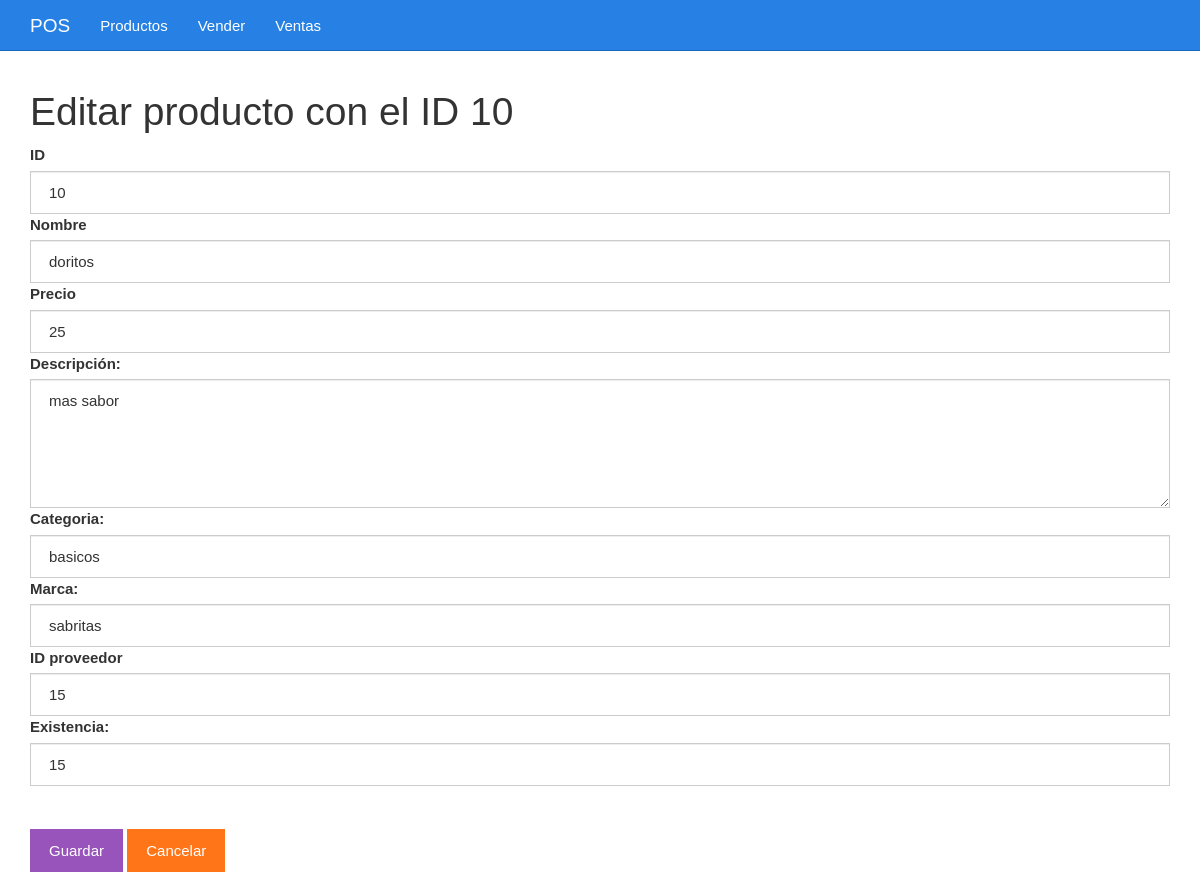
The app's page /ventas_pdo-master/editar.php?id=10 with its own data.
### tables this page shows
CREATE TABLE `productos` (
  `id` bigint(20) UNSIGNED NOT NULL,
  `nombre` varchar(255) NOT NULL,
  `precio` int(20) NOT NULL,
  `descripcion` varchar(255) NOT NULL,
  `categoria` varchar(255) NOT NULL,
  `marca` varchar(255) NOT NULL,
  `idproveedor` int(11) NOT NULL,
  `cantidad` int(11) NOT NULL
);

### ventas_pdo-master/editar.php (the view, shortened to what this page needs)
<?php
$id = $_GET["id"];
include_once "base_de_datos.php";
$sentencia = $base_de_datos->prepare("SELECT * FROM productos WHERE id = ?;");
$sentencia->execute([$id]);
$producto = $sentencia->fetch(PDO::FETCH_OBJ);
?>
<?php include_once "encabezado.php" ?>
	<div class="col-xs-12">
		<h1>Editar producto con el ID <?php echo $producto->id; ?></h1>
		<form method="post" action="guardarDatosEditados.php">
		<label for="id">ID</label>
			<input value="<?php echo $producto->id ?>" class="form-control" name="id" type="number" id="id" placeholder="Escribe el id">
			<label for="nombre">Nombre</label>
			<input value="<?php echo $producto->nombre ?>" class="form-control" name="nombre" type="text" id="nombre" placeholder="Escribe el nombre">
			<label for="precio">Precio</label>
			<input value="<?php echo $producto->precio ?>" class="form-control" name="precio" type="number" id="precio" placeholder="Escribe el precio">
			<label for="descripcion">Descripción:</label>
			<textarea id="descripcion" name="descripcion" cols="30" rows="5" class="form-control"><?php echo $producto->descripcion ?></textarea>
			<label for="categoria">Categoria:</label>
			<input value="<?php echo $producto->categoria ?>" class="form-control" name="categoria"  type="text" id="categoria" placeholder="Escribe la categoria">
			<label for="marca">Marca:</label>
			<input value="<?php echo $producto->marca ?>" class="form-control" name="marca"  type="text" id="marca" placeholder="Escribe la marca">
			<label for="idproveedor">ID proveedor</label>
			<input value="<?php echo $producto->idproveedor ?>" class="form-control" name="idproveedor" type="number" id="idproveedor" placeholder="Escribe el ID del proveedor">
			<label for="cantidad">Existencia:</label>
			<input value="<?php echo $producto->cantidad ?>" class="form-control" name="cantidad" type="number" id="cantidad" placeholder="Cantidad o existencia">
			<br><br><input class="btn btn-info" type="submit" value="Guardar">
			<a class="btn btn-warning" href="./listar.php">Cancelar</a>
		</form>
	</div>
<?php include_once "pie.php" ?>

### ventas_pdo-master/css/estilo.css (style rules this page uses)
body { padding-top: 70px; }

### records on screen
productos: id "10", nombre "doritos", precio "25", descripcion "mas sabor", categoria "basicos", marca "sabritas", idproveedor "15", cantidad "15"
